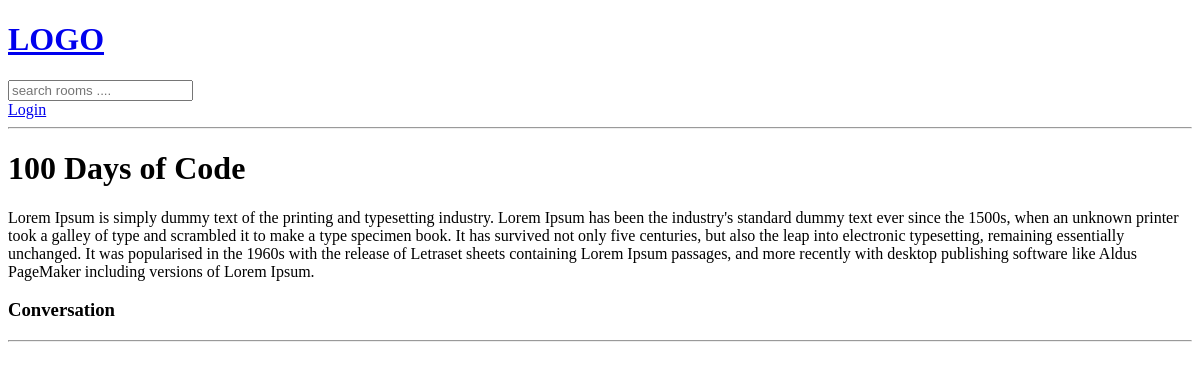
/room/2/, run on an earlier commit of the app's database.
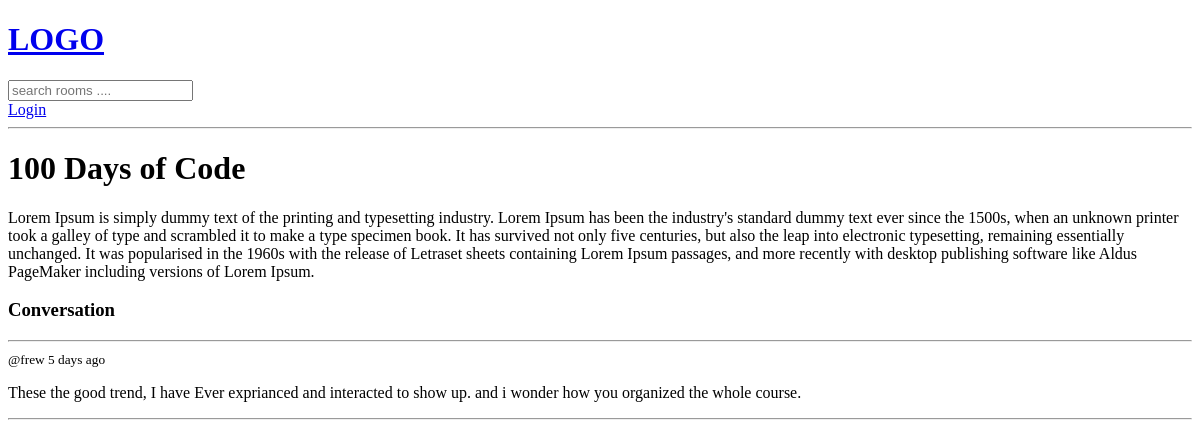
And on a later commit of the database.
### base/models.py (models this page shows, shortened)
class Room(models.Model):
    host = models.ForeignKey(User, on_delete=models.SET_NULL, null=True)
    topic = models.ForeignKey(Topic, on_delete=models.SET_NULL, null=True)
    name = models.CharField(max_length=200)
    description = models.TextField(null=True, blank=True)
    updated = models.DateTimeField(auto_now=True)
    created = models.DateTimeField(auto_now_add = True)
    class Meta:
        ordering = ['-updated', '-created']

class Message(models.Model):
    user = models.ForeignKey(User, on_delete=models.CASCADE)
    room = models.ForeignKey(Room, on_delete=models.CASCADE)
    body = models.TextField()
    updated = models.DateTimeField(auto_now=True)
    created = models.DateTimeField(auto_now_add = True)

### base/views.py (the view, shortened to what this page needs)
# urls.py: path('room/<str:pk>/', views.room, name="room"),
def room(request, pk):
    room= Room.objects.get(id=pk)
    room_messages = room.message_set.all().order_by('-created')
    context={'room':room, 'room_messages':room_messages}
    return render(request, 'base/room.html',context)

### base/templates/base/room.html (shortened to what this page needs)
{% extends 'main.html' %}
{% block content %}
<h1>{{room.name}}</h1>
<p>{{room.description}}</p>
<div class="comment-wrapper">
    <h3>Conversation</h3>
    <hr>
    {% for message in room_messages %}
           <div>
               <small>@{{message.user}} {{message.created|timesince}} ago</small>
               <p>{{message.body}}</p>
               <hr>
           </div>
    {% endfor %}
</div>
{%endblock%}

### templates/main.html (shortened to what this page needs)
<!DOCTYPE html>
<html lang="en">
<head>
</head>
<body>
    {% include 'navbar.html' %}
    {% block content%}
    {% endblock %}
</body>
</html>

### templates/navbar.html
<a href="/">
    <h1>LOGO</h1>
</a>
<form method="GET" action="{% url 'home' %}">
    <input type="text" name="p" placeholder="search rooms ....">
</form>
{% if request.user.is_authenticated %}
<p>Hello {{request.user}}</p>
<a href="{% url 'logout' %}">Logout</a>
{% else %}
<a href="{% url 'login' %}">Login</a>
{% endif %}
<hr>

What changed in the data, as far as the page shows it:
added Message: user "frew", created "5 days", body "These the good trend, I have Ever exprianced and interacted to show up. and i wonder how you organized the whole course."
